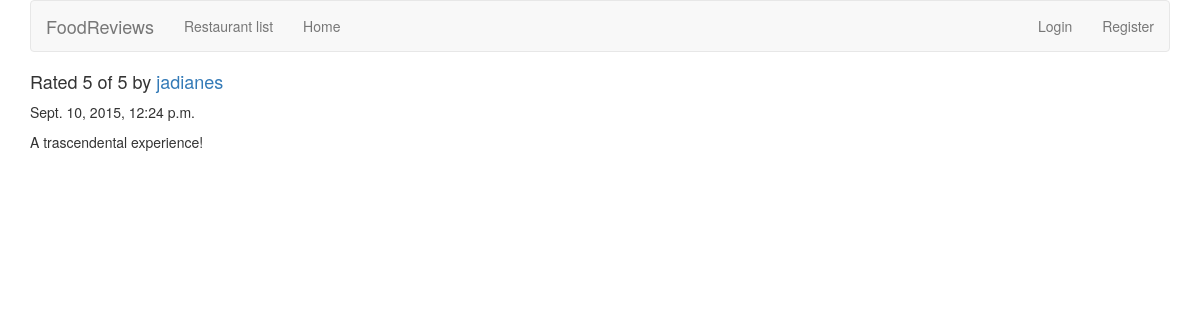
/reviews/review/69/, run on the app's committed database.
### reviews/models.py (models this page shows)
class Review(models.Model):
    RATING_CHOICES = (
        (1, '1'),
        (2, '2'),
        (3, '3'),
        (4, '4'),
        (5, '5'),
    )
    restaurant = models.ForeignKey(Restaurant)
    pub_date = models.DateTimeField('date published')
    user_name = models.CharField(max_length=100)
    comment = models.CharField(max_length=200)
    rating = models.IntegerField(choices=RATING_CHOICES)

### reviews/views.py (the view)
# urls.py: url(r'^review/(?P<review_id>[0-9]+)/$', views.review_detail, name='review_detail'),
def review_detail(request, review_id):
    review = get_object_or_404(Review, pk=review_id)
    return render(request, 'reviews/review_detail.html', {'review': review})

### reviews/templates/reviews/review_detail.html (shortened to what this page needs)
{% extends 'base.html' %}
{% block content %}
<h4>Rated {{ review.rating }} of 5 by <a href="{% url 'reviews:user_review_list' review.user_name %}" >{{ review.user_name }}</a></h4>
<p>{{ review.pub_date }}</p>
<p>{{ review.comment }}</p>
{% endblock %}

### data on the page
Review: rating "5", user_name "jadianes", pub_date "Sept. 10, 2015, 12:24 p.m.", comment "A trascendental experience!"
